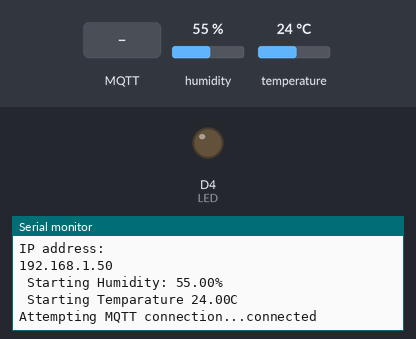
Bench run of a sketch on a simulated ESP8266 (NodeMCU). Shown: output pins drawn as LEDs (lit = HIGH), the last lines printed to the serial monitor. The test bench sets the inputs (shaded band); at power-on: humidity 55 %, temperature 24 °C. WiFi joins after 1.5 s; servers stay silent unless stated; network time is answered at once with the bench clock; the local clock reads 2024-03-15 10:24:30 at power-on unless the sketch sets it; random numbers use the default seed unless the sketch sets one; no MQTT or app messages arrive unless stated.

Above: at 2.8 s.
2.9 s: MQTT message "0" arrives on the first subscribed topic
At 3.9 s:
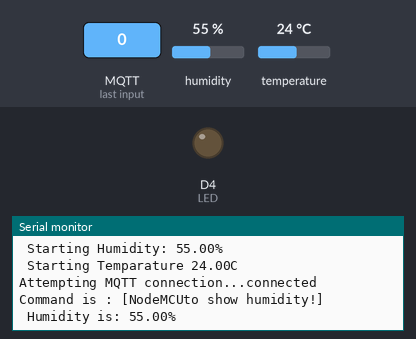
4.4 s: MQTT message "1" arrives on the first subscribed topic
At 5.1 s:
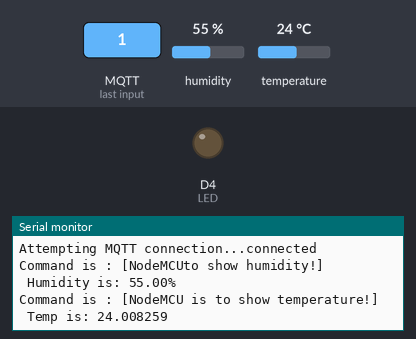
5.9 s: MQTT message "5" arrives on the first subscribed topic
At 7.4 s:
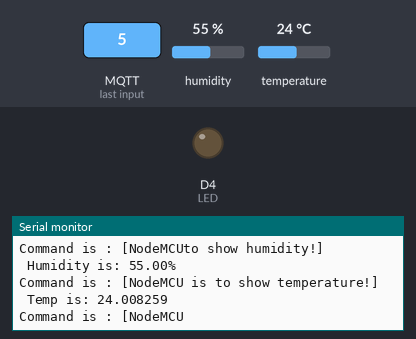

The sketch:

ESP8266-DHT-DataLogger.ino
```cpp
#include <ESP8266WiFi.h>
#include <WiFiClient.h>
#include <PubSubClient.h>
#include <DHT.h>
#include <NTPClient.h>
#include <WiFiUdp.h>
#include <time.h>


// DHT Sensor configuration:
// Uncomment one of the lines below for whatever DHT sensor type you're using!
//#define DHTTYPE DHT11   // DHT 11
#define DHTTYPE DHT21   // DHT 21 (AM2301)
//#define DHTTYPE DHT22   // DHT 22  (AM2302), AM2321

const int DHTPin = D3; //sensor connected to pin:

// Initialize DHT sensor.
DHT dht(DHTPin,DHTTYPE);

// Update these with values suitable for your network.
const char* ssid = "SSID";
const char* password = "PASSWORD";

// Update these with values suitable for your MQTT config.
const char* mqtt_server = "172.16.10.10"; //IP or DNS Hostname
const char* mqtt_clientid = "NodeMCU01";
const char* mqtt_username = "USERNAME";
const char* mqtt_password = "PASSWORD";
const char* mqtt_topic = "tele/NodeMCU/SENSOR";

//NTP Configuration:
//const char* ntp_host = "172.16.10.10" //IP or DNS Hostname
WiFiUDP ntpUDP;
NTPClient timeClient(ntpUDP);

WiFiClient espClient;
PubSubClient client(espClient);
long lastMsg = 0;
char msg[50];
int value = 0;

void setup_wifi() {
   delay(100);
  // We start by connecting to a WiFi network
    Serial.print("Connecting to ");
    Serial.println(ssid);
    WiFi.begin(ssid, password);
    while (WiFi.status() != WL_CONNECTED)
    {
      delay(500);
      Serial.print(".");
    }
  randomSeed(micros());
  timeClient.update();
  Serial.println("");
  Serial.println(timeClient.getFormattedDate());
  Serial.println("WiFi connected");
  Serial.println("IP address: ");
  Serial.println(WiFi.localIP());
}

void callback(char* topic, byte* payload, unsigned int length)
{
  Serial.print("Command is : [");
  Serial.print(topic);
  int p =(char)payload[0]-'0';
  // int chk = dht(DHTPin);
  // if MQTT comes a 0 message, show humidity
  if(p==0)
  {
    Serial.println("to show humidity!]");
    Serial.print(" Humidity is: " );
    Serial.print(dht.readHumidity());
    Serial.println('%');
  }
  // if MQTT comes a 1 message, show temperature
  if(p==1)
  {
  // digitalWrite(BUILTIN_LED, HIGH);
   Serial.println(" is to show temperature!] ");
   //int chk = dht(DHTPin);
   Serial.print(" Temp is: " );
   Serial.print(dht.readTemperature());
   Serial.println(' C');
  }
  Serial.println();
} //end callback

void reconnect() {
  // Loop until we're reconnected
  while (!client.connected())
  {
    Serial.print("Attempting MQTT connection...");
    // Create a random client ID
    String clientId = "ESP8266Client-";
    clientId += String(random(0xffff), HEX);
    // Attempt to connect
    //if you MQTT broker has clientID,username and password
    //please change following line to    if (client.connect(clientId,userName,passWord))
    //if (client.connect(clientId.c_str()))
    if (client.connect(mqtt_clientid,mqtt_username,mqtt_password))
    {
      Serial.println("connected");
     //once connected to MQTT broker, subscribe command if any
      client.subscribe("NodeMCU");
    } else {
      Serial.print("failed, rc=");
      Serial.print(client.state());
      Serial.println(" try again in 5 seconds");
      // Wait 6 seconds before retrying
      delay(6000);
    }
  }
} //end reconnect()

void setup() {
  Serial.begin(115200);
  setup_wifi();
  client.setServer(mqtt_server, 1883);
  client.setCallback(callback);
  //int chk = dht(DHTPin);
  Serial.print(" Starting Humidity: " );
  Serial.print(dht.readHumidity());
  Serial.println('%');
  Serial.print(" Starting Temparature ");
  Serial.print(dht.readTemperature());
  Serial.println('C');

  //LED Configuration:
  #define LED D4
   pinMode(LED, OUTPUT);
   noInterrupts();
   timer0_isr_init();
   timer0_attachInterrupt(timer0_ISR);
   //timer0_write(ESP.getCycleCount() + 80000000L); // 80MHz == 1sec
   interrupts();
}

void timer0_ISR (void)
{
  if (digitalRead(LED) == HIGH)
  {
    digitalWrite(LED, LOW);
    timer0_write(ESP.getCycleCount() + 5000000L); // 80MHz == 1sec
  }
  else
  {
    digitalWrite(LED, HIGH);
    timer0_write(ESP.getCycleCount() + 240000000L); // 80MHz == 1sec
  }
}

void loop() {
  if (!client.connected()) {
    reconnect();
  }

  client.loop();
  long now = millis();
  // read DHT11 sensor every 60 seconds
  if (now - lastMsg > 60000) {
     lastMsg = now;
     //int chk = dht(DHTPin);
     String
     msg="{\"Time\":\"";
     msg=msg+timeClient.getFormattedDate();
     msg=msg+"\",\"AM2301\":{\"Temperature\":";
     msg=msg+dht.readTemperature();
     msg=msg+", \"Humidity\":" ;
     msg=msg+dht.readHumidity();
     msg=msg+"}}";
     char message[90];
     msg.toCharArray(message,90);
     Serial.println(message);
     //publish sensor data to MQTT broker
    client.publish(mqtt_topic, message);
  }
}
```

Measured:
- after the input at 2.9 s, the serial monitor: prints a new line at once (image 1)
- after the input at 4.4 s, the serial monitor: prints a new line at once (image 2)
- after the input at 5.9 s, the serial monitor: prints a new line at once (image 3)
